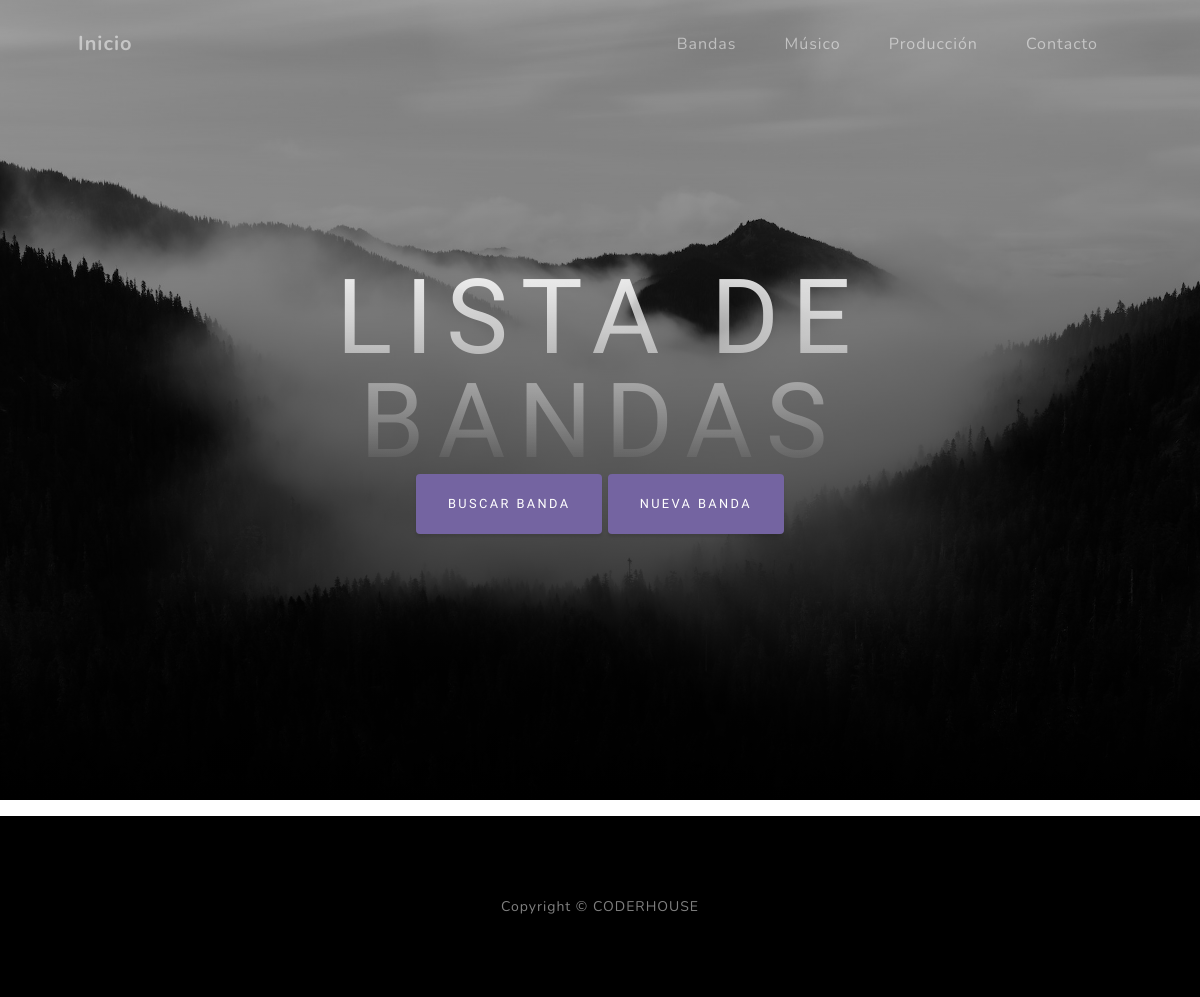
Page /AppCoder/banda/list on the earlier database version.
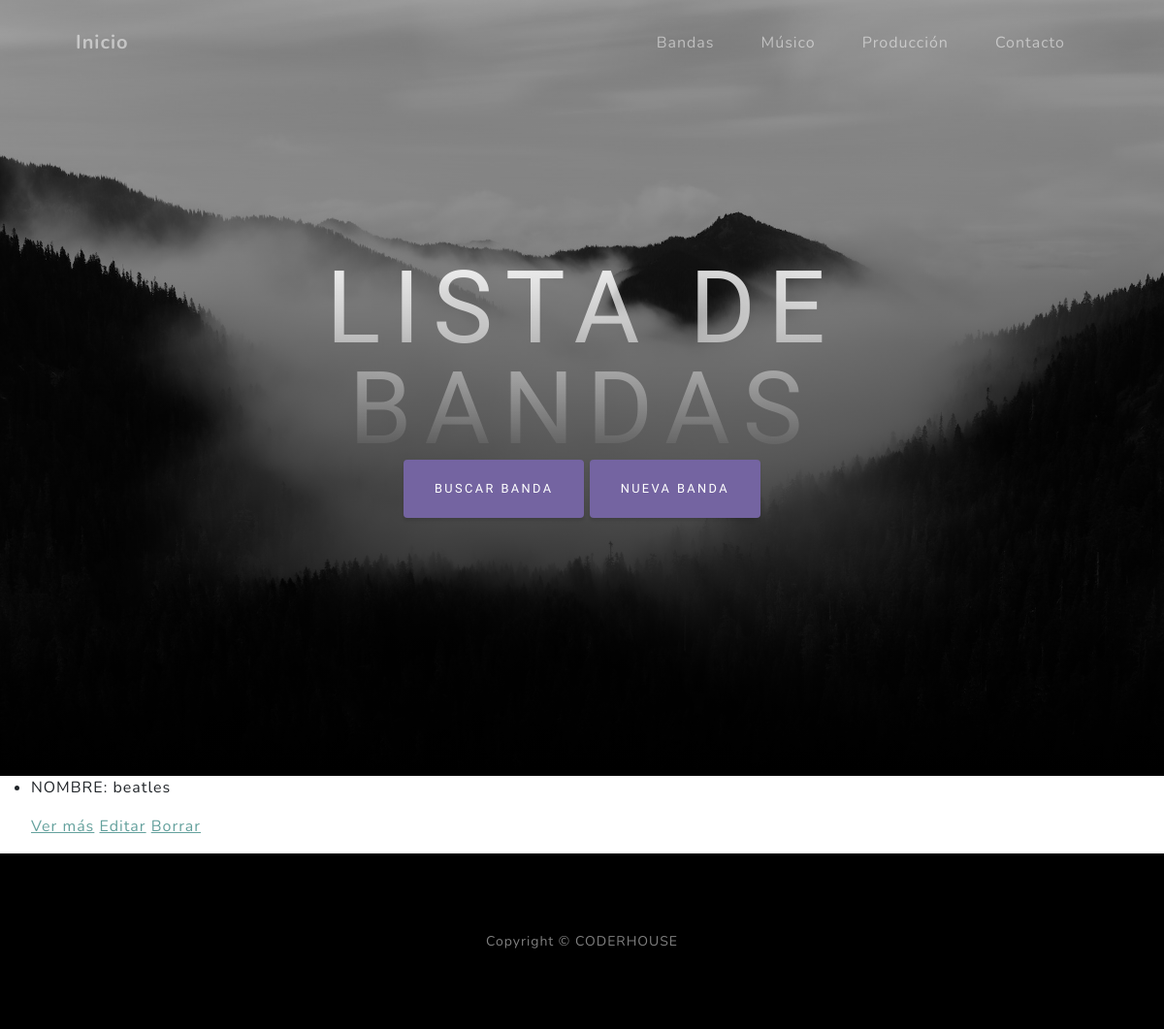
Same page on the later database version.
### AppCoder/models.py (models this page shows, shortened)
class Banda(models.Model):
    nombre = models.CharField(max_length=40)
    generoMusical= models.CharField(max_length=40)
    instrumentoBuscado = models.CharField(max_length=40)

### AppCoder/views.py (the view)
# urls.py: path('banda/list', views.BandaList.as_view(), name="List"),
class BandaList(ListView):
    model = Banda
    template_name = "AppCoder/banda_list.html"

### AppCoder/templates/AppCoder/banda_list.html
{% extends "AppCoder/padre.html" %}
{% load static %}
{% block contenido2 %}
 <h1 class="mx-auto my-0 text-uppercase">Lista de Bandas</h1>
{% endblock %}
{% block contenido %}
<ul>
    {% for banda in object_list %}
    <li>
        <p>NOMBRE: {{banda.nombre}}</p>
        <a href="{% url 'Detail' banda.id %}">Ver más</a>
        <a href="{% url 'Edit' banda.id %}">Editar</a>
        <a href="{% url 'Delete' banda.id %}">Borrar</a>
    </li>
    {% endfor %}
</ul>
{% endblock %}
{% block edit %}
<a class="btn btn-secondary" href="{% url 'BandasBusqueda' %}">Buscar Banda</a>
<a class="btn btn-secondary" href="{% url 'New' %}">Nueva Banda</a>
{% endblock %}

Differences in the rows shown:
added Banda: nombre "beatles"
